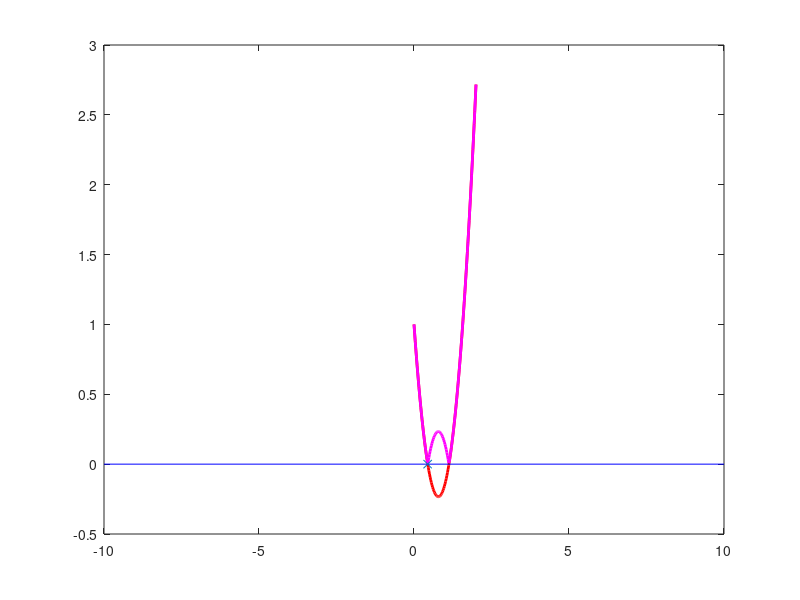
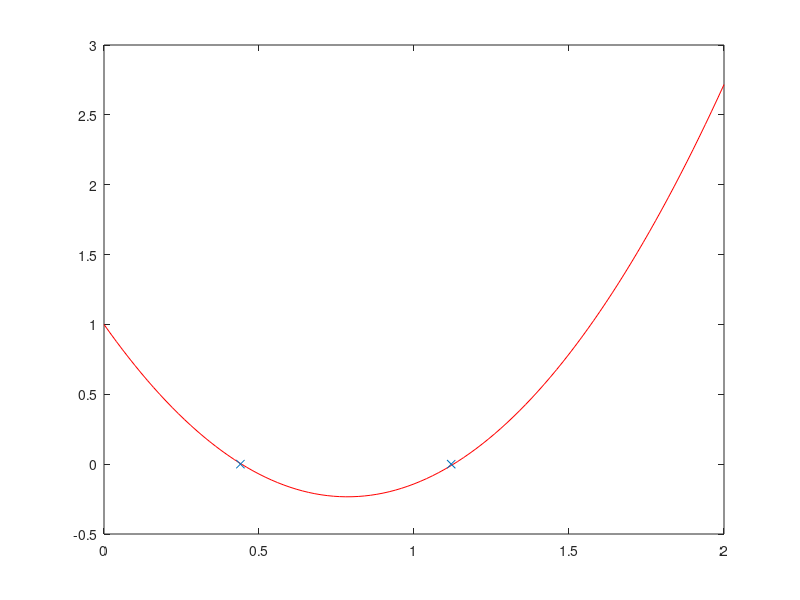

The MATLAB source for these figures, in order:
% Solving nonlinear eqns, brute force method
x = linspace(0,2,101);
y = @(x) 2.*x.^2 -pi.*x + 1;

figure
plot(x,y(x), '-r', 'LineWidth',2);

hold on
plot([-10 10], [0 0], '-b');

ff = abs(y(x));
plot(x, ff, '-m', 'LineWidth',2)
xmin = x(ff == min(ff))

y(xmin)
plot (xmin, zeros(size(xmin)),'x');

%% another approach

yy = y(x);
signtest = yy(1:end-1).*yy(2:end);
lz = signtest <=0;
xz = x(lz);

y(xz)

figure
plot (x, y(x), '-r'); hold on
plot (xz, zeros(size(xz)), 'x');
